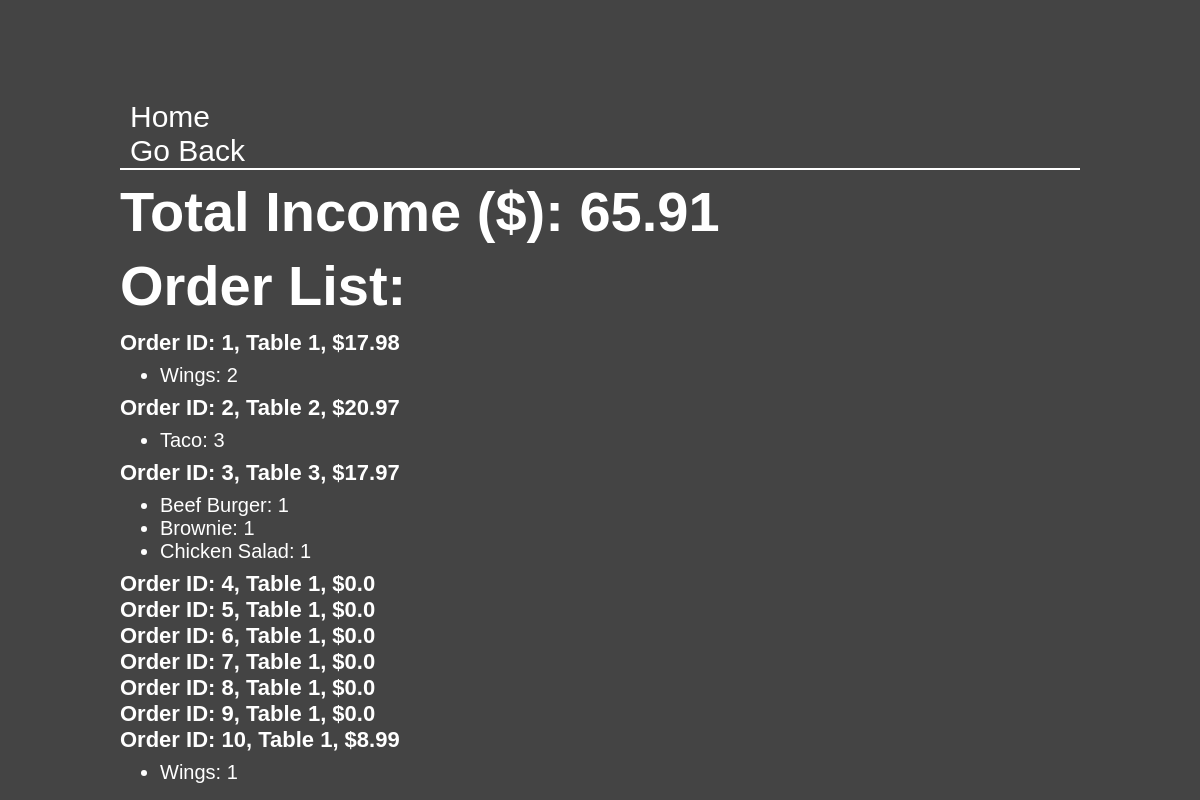
The page /order_list on the database its author committed.
### app.py (models this page shows)
class DiningOrders(db.Model):
    __tablename__ = 'dining_orders'
    id = db.Column(db.Integer, primary_key = True)
    tableNum = db.Column(db.Integer, db.ForeignKey('dining_table.tableNum'))
    dishes = db.relationship('OrderedDish', backref = 'order')
    bill_amount = db.Column(db.Float, default = 0.0)

class OrderedDish(db.Model):
    id = db.Column(db.Integer, primary_key = True)
    name = db.Column(db.String(30))
    order_id = db.Column(db.Integer, db.ForeignKey('dining_orders.id'))
    quantity = db.Column(db.Integer, default = 0)
    price = db.Column(db.Float, default = 0.0)
    is_served = db.Column(db.Boolean)

### app.py (the view)
@app.route('/order_list')
def display_orders():
    orders = DiningOrders.query.all()
    dishes = OrderedDish.query.all()
    total_income =0
    for order in orders:
        total_income += order.bill_amount
        total_income = round(total_income, 2)
    return render_template('order_list.html', orders = orders, dishes = dishes, total_income = total_income)

### templates/order_list.html (shortened to what this page needs)
<!DOCTYPE html>
<head>
    <link rel="stylesheet" type="text/css" href="static/css/styles.css">
</head>
<body>
    <div class="menu-link">
        <a href="/">Home</a>
        <br>
        <a href="/manager">Go Back</a>
    </div>
<h1>Total Income ($): {{total_income}}</h1>
<h1>Order List: </h1>
{%for order in orders%}
<h2>Order ID: {{order.id}}, Table {{order.tableNum}}, ${{order.bill_amount}}</h2>
<ul>
    {%for dish in order.dishes%}
        <li>{{dish.name}}: {{dish.quantity}}</li>
    {%endfor%}
</ul>
{%endfor%}

### static/css/styles.css (style rules this page uses)
body { background-color: #444444; margin-top: 100px; margin-left: 10%; margin-right: 10%; }
h1 { margin-top: 20px; margin-bottom: 30px; font-family: Averta, sans-serif; color: #fff; font-size: 56px; line-height: 44px; font-weight: 700; }
h2 { margin-top: 10px; margin-bottom: 10px; color: #fff; font-family: Averta, sans-serif; font-size: 22px; line-height: 10px; font-style: normal; font-weight: 700; }
a { -webkit-transition: border-color 200ms ease, color 200ms ease; transition: border-color 200ms ease, color 200ms ease; color: #fff; text-decoration: none; }
li { color: white; font-family: Averta, sans-serif; font-size: 20px; }
.menu-link { font-family: Averta, sans-serif; font-size:30px; margin-top: 0px; padding-right: 0px; padding-left: 10px; border-bottom: 2px solid white; text-align: left; }

### rows shown on the page
DiningOrders: id "1", tableNum "1", bill_amount "17.98"
OrderedDish: name "Wings", quantity "2"
DiningOrders: id "2", tableNum "2", bill_amount "20.97"
OrderedDish: name "Taco", quantity "3"
DiningOrders: id "3", tableNum "3", bill_amount "17.97"
OrderedDish: name "Beef Burger", quantity "1"
OrderedDish: name "Brownie", quantity "1"
OrderedDish: name "Chicken Salad", quantity "1"
DiningOrders: id "4", tableNum "1", bill_amount "0.0"
DiningOrders: id "5", tableNum "1", bill_amount "0.0"
DiningOrders: id "6", tableNum "1", bill_amount "0.0"
DiningOrders: id "7", tableNum "1", bill_amount "0.0"
DiningOrders: id "8", tableNum "1", bill_amount "0.0"
DiningOrders: id "9", tableNum "1", bill_amount "0.0"
DiningOrders: id "10", tableNum "1", bill_amount "8.99"
OrderedDish: name "Wings", quantity "1"

### other values the page prints
{{ total_income }} "65.91"
